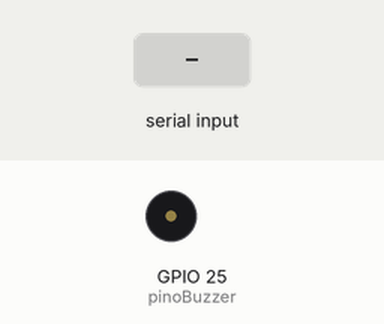
Simulated run of this sketch. Board: ESP32. Parts: buzzer (waves = sounding). The inputs (shaded band) are chosen by the test bench.

Above: at 1.2 s.
1.3 s: "C\n" received over Serial
At 2.5 s:
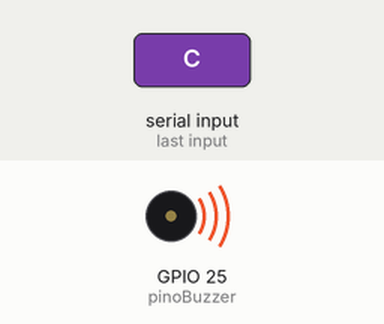
2.8 s: "X\n" received over Serial
At 3.7 s:
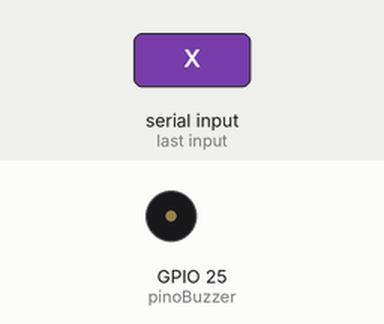
4.3 s: "D\n" received over Serial
At 4.8 s:
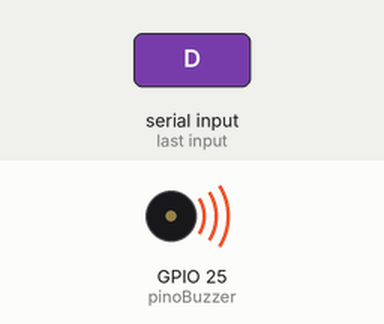
Timing chart, 0 to 7.3 s (numbered marks = the images above; inputs shaded):
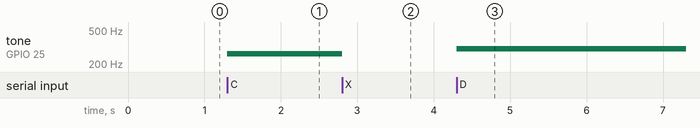

The sketch:

notasmusicais.ino
```cpp
const int pinoBuzzer = 25;

void setup() {
  Serial.begin(9600);
  pinMode(pinoBuzzer, OUTPUT);
}

void loop() {
  if (Serial.available() > 0) {
    char letraLibras = Serial.read();

    // Remove resíduos de quebra de linha (\n ou \r) se houver
    if (letraLibras == '\n' || letraLibras == '\r') {
      return;
    }

    switch (letraLibras) {
      case 'X': // Silêncio
        noTone(pinoBuzzer);
        break;

      case 'C': // Có -> Nota Dó
        tone(pinoBuzzer, 264);
        break;

      case 'D': // Dó -> Nota Ré
        tone(pinoBuzzer, 300);
        break;

      case 'E': // É -> Nota Mi
        tone(pinoBuzzer, 330);
        break;

      case 'F': // Fá -> Nota Fá
        tone(pinoBuzzer, 352);
        break;

      case 'G': // Gá -> Nota Sol
        tone(pinoBuzzer, 396);
        break;

      case 'A': // Á -> Nota Lá
        tone(pinoBuzzer, 440);
        break;

      case 'B': // Bí -> Nota Si
        tone(pinoBuzzer, 495);
        break;
    }
  }
}
```

Measured:
- after the input at 1.3 s, tone on GPIO 25 (pinoBuzzer): silent → 264 Hz at once
- after the input at 2.8 s, tone on GPIO 25 (pinoBuzzer): 264 Hz → silent at once
- after the input at 4.3 s, tone on GPIO 25 (pinoBuzzer): silent → 300 Hz at once
